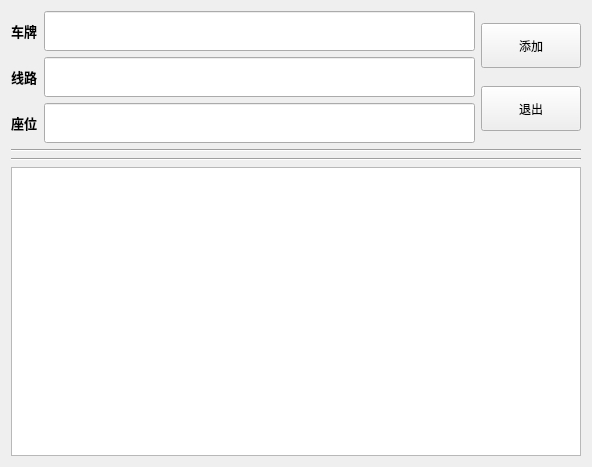
<?xml version="1.0" encoding="UTF-8"?>
<ui version="4.0">
 <class>addBus</class>
 <widget class="QWidget" name="addBus">
  <property name="geometry">
   <rect>
    <x>0</x>
    <y>0</y>
    <width>592</width>
    <height>467</height>
   </rect>
  </property>
  <property name="windowTitle">
   <string>Form</string>
  </property>
  <layout class="QGridLayout" name="gridLayout_2">
   <item row="0" column="0">
    <layout class="QHBoxLayout" name="horizontalLayout">
     <item>
      <layout class="QGridLayout" name="gridLayout">
       <item row="0" column="0">
        <widget class="QLabel" name="label">
         <property name="font">
          <font>
           <family>等线</family>
           <pointsize>10</pointsize>
           <weight>75</weight>
           <bold>true</bold>
          </font>
         </property>
         <property name="text">
          <string>车牌</string>
         </property>
        </widget>
       </item>
       <item row="0" column="1">
        <widget class="QLineEdit" name="licenseNumberEdit">
         <property name="minimumSize">
          <size>
           <width>250</width>
           <height>40</height>
          </size>
         </property>
        </widget>
       </item>
       <item row="1" column="0">
        <widget class="QLabel" name="label_2">
         <property name="font">
          <font>
           <family>等线</family>
           <pointsize>10</pointsize>
           <weight>75</weight>
           <bold>true</bold>
          </font>
         </property>
         <property name="text">
          <string>线路</string>
         </property>
        </widget>
       </item>
       <item row="1" column="1">
        <widget class="QLineEdit" name="busRouteEdit">
         <property name="minimumSize">
          <size>
           <width>250</width>
           <height>40</height>
          </size>
         </property>
        </widget>
       </item>
       <item row="2" column="0">
        <widget class="QLabel" name="label_6">
         <property name="font">
          <font>
           <family>等线</family>
           <pointsize>10</pointsize>
           <weight>75</weight>
           <bold>true</bold>
          </font>
         </property>
         <property name="text">
          <string>座位</string>
         </property>
        </widget>
       </item>
       <item row="2" column="1">
        <widget class="QLineEdit" name="busSeatsEdit">
         <property name="minimumSize">
          <size>
           <width>150</width>
           <height>40</height>
          </size>
         </property>
        </widget>
       </item>
      </layout>
     </item>
     <item>
      <layout class="QVBoxLayout" name="verticalLayout">
       <item>
        <widget class="QPushButton" name="ensure_add">
         <property name="minimumSize">
          <size>
           <width>100</width>
           <height>45</height>
          </size>
         </property>
         <property name="text">
          <string>添加</string>
         </property>
        </widget>
       </item>
       <item>
        <widget class="QPushButton" name="quit">
         <property name="minimumSize">
          <size>
           <width>100</width>
           <height>45</height>
          </size>
         </property>
         <property name="text">
          <string>退出</string>
         </property>
        </widget>
       </item>
      </layout>
     </item>
    </layout>
   </item>
   <item row="1" column="0">
    <widget class="Line" name="line">
     <property name="orientation">
      <enum>Qt::Horizontal</enum>
     </property>
    </widget>
   </item>
   <item row="3" column="0">
    <widget class="QTextBrowser" name="restultBrowser"/>
   </item>
   <item row="2" column="0">
    <widget class="Line" name="line_2">
     <property name="orientation">
      <enum>Qt::Horizontal</enum>
     </property>
    </widget>
   </item>
  </layout>
 </widget>
 <resources/>
 <connections/>
</ui>
